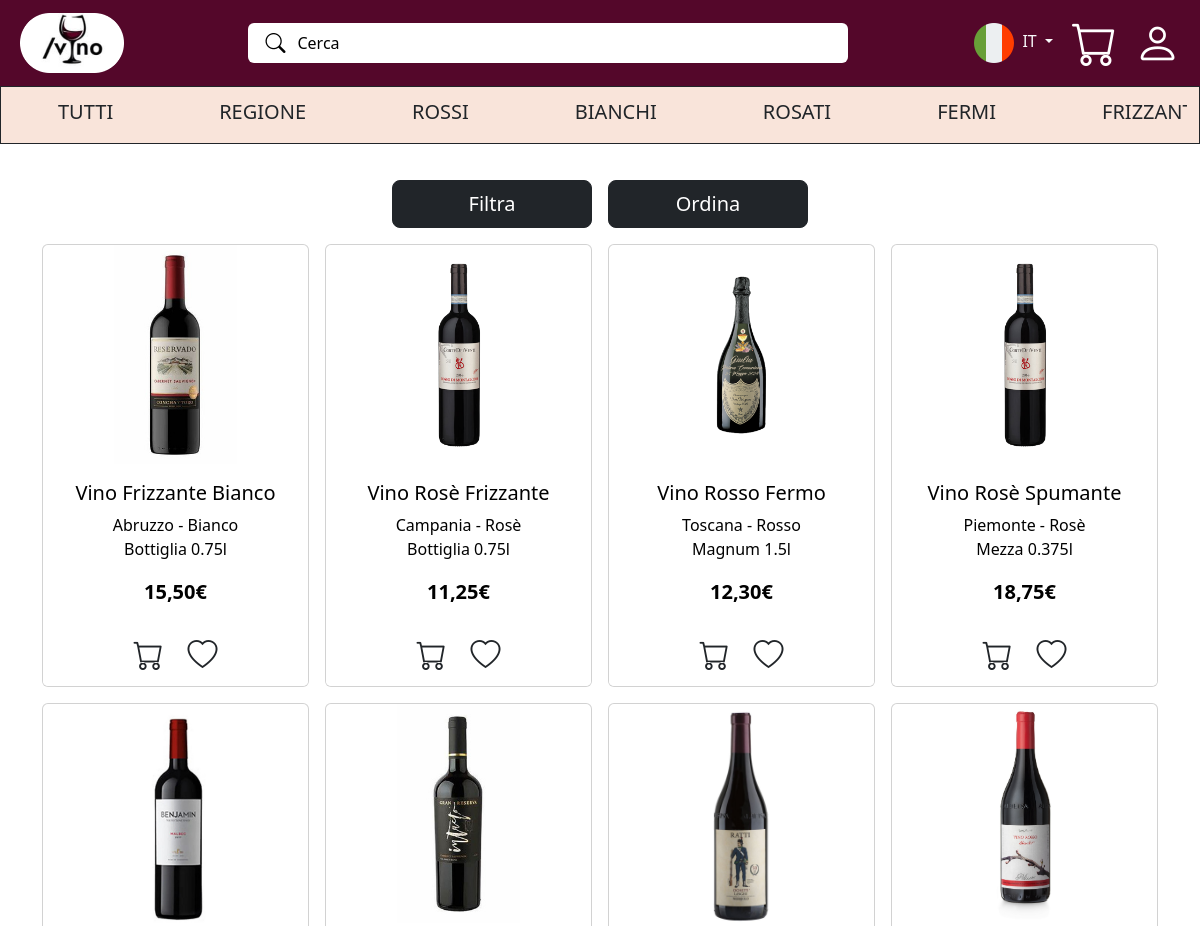
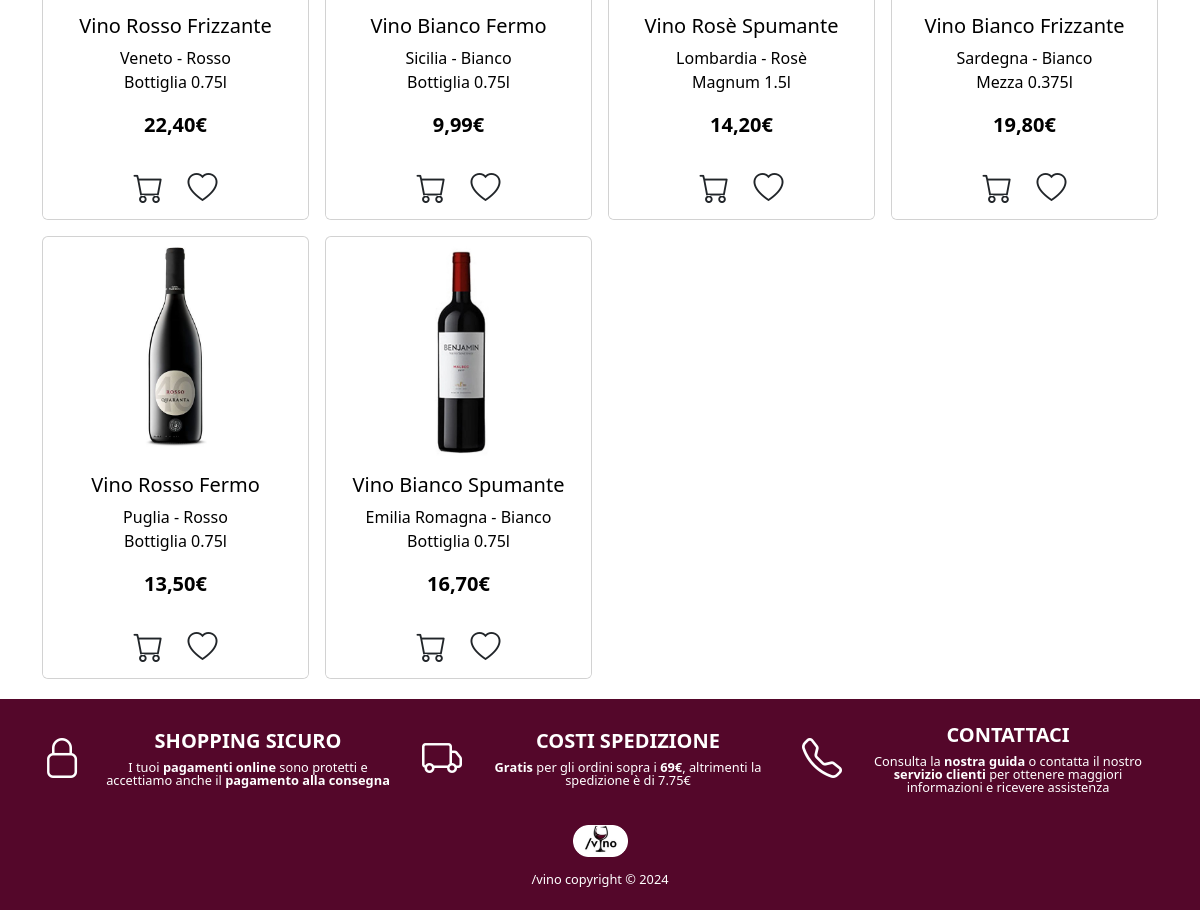
Screenshot of /listaprodotti.php with the database file from the repository (2 pictures, top to bottom).
### tables this page shows
create table PRODOTTO (
     ID_Prodotto varchar(10) not null,
     Prezzo float(10) not null,
     Quantita_Magazzino numeric(10) not null,
     Foto text not null,
     Nascosto char,
     primary key (ID_Prodotto));

### listaprodotti.php (called while the page is built, shortened)
<?php
require_once("bootstrapt.php");
$pmin  = isset($_GET['pmin'])  ? (float) $_GET['pmin']  : 0;
$pmax  = isset($_GET['pmax'])  ? (float) $_GET['pmax']  : 10000;
$prov  = isset($_GET['prov'])  ? $_GET['prov']         : '%';
$friz  = isset($_GET['friz'])  ? $_GET['friz']         : '%';
$tona  = isset($_GET['tona'])  ? $_GET['tona']         : '%';
$dime  = isset($_GET['dime'])  ? $_GET['dime']         : '%';
$sort  = isset($_GET['sort'])  ? $_GET['sort']         : '';
$lingua = ($linguaAttuale === "en") ? 2 : 1;
switch ($sort) {
  default:
    $ordine = "";
    break;
}
if(isset($_GET['prefs'])){
    if(isset($_SESSION["email"])){
        $wines = $db->getViniPreferiti($lingua, $_SESSION["email"]);
        $nPrefs = $db->getNumberPrefs($_SESSION["email"]);
        numberOfPrefs($nPrefs[0]["numero_occorrenze"]);
    }
}else{
    $wines = $db->getAllVini($lingua, $pmin, $pmax, $prov, $friz, $tona, $dime, $ordine );
}
$templateParams["titolo"] = "Lista prodotti";
$templateParams["nome"] = "listaprodotti-template.php";
$templateParams["mainClasses"] = "container";
require("template/base.php");
?>

### bootstrapt.php (called while the page is built, shortened)
<?php
require_once("db/database.php");
$db = new VinoDatabase();
if (isset($_GET['lang'])) {
    $linguaAttuale = $_GET['lang'];
    setcookie("lingua", $linguaAttuale, time() + (30 * 24 * 60 * 60), "/");
} elseif (isset($_COOKIE['lingua'])) {
    $linguaAttuale = $_COOKIE['lingua'];
} else {
    $linguaAttuale = "it";
}
?>

### db/database.php (called while the page is built, shortened)
<?php
class VinoDatabase {
    private $pdo;
    public function __construct() {
        try {
            $this->pdo = new PDO("mysql:host=localhost;dbname=vino", "root", "");
            $this->pdo->setAttribute(PDO::ATTR_ERRMODE, PDO::ERRMODE_EXCEPTION);
        } catch (PDOException $e) {
            die("Connection failed: " . $e->getMessage());
        }
    }
    private function executeQuery($query, $params = []) {
        $stmt = $this->pdo->prepare($query);
        $stmt->execute($params);
        return $stmt->fetchAll(PDO::FETCH_ASSOC);
    }
    public function getAllVini(
        $lingua = 1,
        $pmin = 0,
        $pmax = 100000,
        $prov = '%',
        $friz = '%',
        $tona = '%',
        $dime = '%',
        $order = ''
    ) {
        $subQuery = "
            SELECT
                PRODOTTO.ID_Prodotto,
                Prezzo,
                GROUP_CONCAT(
                    CASE WHEN CATEGORIA.Titolo = 'Frizzantezza' THEN ATTRIBUTO.Titolo END
                ) AS Frizzantezza,
                GROUP_CONCAT(
                    CASE WHEN CATEGORIA.Titolo = 'Tonalità' THEN ATTRIBUTO.Titolo END
                ) AS Tonalita,
                GROUP_CONCAT(
                    CASE WHEN CATEGORIA.Titolo = 'Provenienza' THEN ATTRIBUTO.Titolo END
                ) AS Provenienza,
                GROUP_CONCAT(
                    CASE WHEN CATEGORIA.Titolo = 'Dimensione Bottiglia' THEN ATTRIBUTO.Titolo END
                ) AS Capacita_Bottiglia,
                TESTO_PRODOTTO.Titolo AS Titolo_Prodotto,
                TESTO_PRODOTTO.Descrizione,
                Foto,
                Quantita_Magazzino,
                Nascosto
            FROM
                PRODOTTO
            JOIN TESTO_PRODOTTO
                ON PRODOTTO.ID_Prodotto = TESTO_PRODOTTO.ID_Prodotto
            LEFT JOIN ATTRIBUTA
                ON PRODOTTO.ID_Prodotto = ATTRIBUTA.ID_Prodotto
            LEFT JOIN ATTRIBUTO
                ON ATTRIBUTA.ID_Attributo = ATTRIBUTO.ID_Attributo
            LEFT JOIN CATEGORIA
                ON ATTRIBUTO.ID_Categoria = CATEGORIA.ID_Categoria
            WHERE
                TESTO_PRODOTTO.Lingua = :lingua
            GROUP BY
                PRODOTTO.ID_Prodotto, Prezzo, TESTO_PRODOTTO.Titolo, TESTO_PRODOTTO.Descrizione
            HAVING
                (Frizzantezza        LIKE :friz)
                AND (Tonalita        LIKE :tona)
                AND (Provenienza     LIKE :prov)
                AND (Capacita_Bottiglia LIKE :dime)
                AND Prezzo BETWEEN :pmin AND :pmax
                AND (PRODOTTO.Nascosto IS NULL)
        ";
        $finalQuery = "
            SELECT T.*
            FROM (
                $subQuery
            ) AS T
        ";
        $params = [
            ':lingua' => $lingua,
            ':friz'   => $friz,
            ':tona'   => $tona,
            ':prov'   => $prov,
            ':dime'   => $dime,
            ':pmin'   => $pmin,
            ':pmax'   => $pmax
        ];
        return $this->executeQuery($finalQuery, $params);
    }
    public function checkVinoPreferito($email, $id){
        $query = "
           SELECT COUNT(*) AS is_favorite
           FROM preferisce
            WHERE email = :email AND id_prodotto = :id;
        ";
        $params = [
            ':email' => $email,
            ':id' => $id
        ];
        return $this->executeQuery($query, $params);
    }
}
?>

### template/listaprodotti-template.php (the view, shortened to what this page needs)
<div class="d-flex justify-content-center gap-3">
  <button class="btn btn-dark text-white mb-3 btn-lg w-100" data-bs-toggle="modal" data-bs-target="#filterModal">
    <?php echo $linguaAttuale == "en" ? "Filter" : "Filtra" ?>
  </button>
  <button class="btn btn-dark text-white mb-3 btn-lg w-100" data-bs-toggle="modal" data-bs-target="#sortModal">
    <?php echo $linguaAttuale == "en" ? "Order" : "Ordina" ?>
  </button>
</div>
<div class="row row-cols-2 row-cols-md-4 g-3">
  <?php if (!empty($wines)): ?>
  <?php foreach ($wines as $vino): ?>
  <div class="col">
    <a href="prodotto.php?id=<?php echo htmlspecialchars($vino['ID_Prodotto']); ?>">
      <div class="card h-100 text-center">
        <img src="<?php echo "resources/img/".htmlspecialchars($vino['Foto'] ?? 'vino_generic.jpg'); ?>" class="card-img-top" alt="<?php echo htmlspecialchars($vino['Titolo_Prodotto']); ?>" />
        <div class="card-body">
          <h5 class="card-title">
            <?php echo htmlspecialchars($vino['Titolo_Prodotto']); ?>
          </h5>
        <p class="fs-6 mb-0">
          <?php echo htmlspecialchars($vino['Provenienza'])." - ".htmlspecialchars($vino['Tonalita']);?>
        </p>
        <p class="fs-6">
          <?php echo htmlspecialchars($vino['Capacita_Bottiglia']); ?>
        </p>
        <p class="card-text fw-bold">
          <?php
              echo number_format($vino['Prezzo'], 2, ',', '.')."€";
            ?>
        </p>
      </div>
      <div class="card-footer bg-white border-0">
        <button class="btn-custom me-2">
          <span class="bi bi-cart text-dark" role="img" aria-label="icona carrello"></span>
        </button>
    </a>
      <button class="btn-custom">
        <?php $isPref = $db->checkVinoPreferito(isset($_SESSION['email']) ? $_SESSION['email'] : "", $vino['ID_Prodotto']); ?>
        <?php if ($isPref[0]["is_favorite"] != 0): ?>
          <span class="bi bi-heart-fill text-dark" role="img" aria-label="icona cuore pieno"
          onclick="removeFavorite('<?php echo $vino['ID_Prodotto']; ?>', this)"></span>
        <?php else: ?>
          <?php if(isset($_SESSION['email'])): ?>
          <span class="bi bi-heart text-dark" role="img" aria-label="icona cuore"
          onclick="addFavorite('<?php echo $vino['ID_Prodotto']; ?>', this)"></span>
          <?php else: ?>
            <span class="bi bi-heart text-dark" role="img" aria-label="icona cuore"
            onclick="window.location.href='login.php';"></span>
          <?php endif; ?>
        <?php endif; ?>
      </button>
      </div>
    </div>
  <?php endforeach; ?>
  <?php endif; ?>

### template/base.php (shortened to what this page needs)
<!DOCTYPE html>
<html lang="<?php $linguaAttuale ?>">
  <head>
    <link rel="stylesheet" href="css/style.css" />
    <link rel="stylesheet" href="https://cdn.jsdelivr.net/npm/bootstrap-icons/font/bootstrap-icons.css" />
    <link href="https://cdn.jsdelivr.net/npm/bootstrap@5.3.3/dist/css/bootstrap.min.css" rel="stylesheet" />
  </head>
  <body class="d-flex flex-column min-vh-100">
    <header class="fixed-top">
      <nav class="navbar p-2">
        <div class="container-fluid">
          <div class="d-none d-md-flex align-items-center justify-content-between w-100 mt-3 mt-md-0">
            <a href="index.php" class="navbar-brand">
              <img src="resources/img/logoWeb.png" alt="Logo" />
            </a>
            <div class="search-bar d-flex align-items-center rounded">
                <span class="bi bi-search" role="img" aria-label="icona lente d'ingrandimento"></span>
                <form action="listaprodotti.php" method="get" class="w-100">
                  <input type="text" class="form-control border-0 bg-transparent text-dark w-100" placeholder="<?php echo $linguaAttuale == "en" ? "Search" : "Cerca" ?>" name="q" id="search-bar-desktop" />
                </form>
            </div>
            <div class="icons-group d-flex align-items-center">
              <div class="dropdown pe-1">
                <a class="btn text-light dropdown-toggle" href="#" role="button" id="dropdownMenuLink" data-bs-toggle="dropdown" aria-expanded="false">
                  <img src="resources/icons/<?php echo $linguaAttuale == "en" ? "english.png" : "italy.png" ?>" alt="<?php echo $linguaAttuale == "en" ? "Bandiera Inghilterra" : "Bandiera Italia" ?>" />
                  <?php echo $linguaAttuale == "en" ? "EN" : "IT" ?>
                </a>
              </div>
              <a href="carrello.php" class="text-decoration-none me-3" aria-label="icona carrello">
                <span class="bi bi-cart" role="img" aria-hidden="true"></span>
              </a>
              <a href="login.php" class="text-decoration-none" aria-label="icona utente">
                <span class="bi bi-person" role="img" aria-hidden="true"></span>
              </a>
            </div>
          </div>
        </div>
      </nav>
      <div class="container-fluid d-none d-md-flex justify-content-center border border-dark">
        <ul class="nav-links d-flex gap-3 list-unstyled">
          <li><a href="listaprodotti.php" class="text-dark"><?php echo $linguaAttuale == "en" ? "ALL" : "TUTTI" ?></a></li>
          <li><a href="#" class="text-dark" data-bs-toggle="modal" data-bs-target="#map-modal"><?php echo $linguaAttuale == "en" ? "REGION" : "REGIONE" ?></a></li>
          <li><a href="listaprodotti.php?tona=rosso" class="text-dark"><?php echo $linguaAttuale == "en" ? "RED" : "ROSSI" ?></a></li>
          <li><a href="listaprodotti.php?tona=bianco" class="text-dark"><?php echo $linguaAttuale == "en" ? "WHITE" : "BIANCHI" ?></a></li>
          <li><a href="listaprodotti.php?tona=rosè" class="text-dark"><?php echo $linguaAttuale == "en" ? "ROSÈ" : "ROSATI" ?></a></li>
          <li><a href="listaprodotti.php?friz=fermo" class="text-dark"><?php echo $linguaAttuale == "en" ? "STILL" : "FERMI" ?></a></li>
          <li><a href="listaprodotti.php?friz=frizzante" class="text-dark"><?php echo $linguaAttuale == "en" ? "SPARKLING" : "FRIZZANTI" ?></a></li>
        </ul>
      </div>
    </header>
    <main class="<?php echo $templateParams['mainClasses']; ?>">
      <?php require($templateParams["nome"]); ?>
    </main>
    <footer class="text-white py-4 custom-footer mt-auto">
      <div class="container">
        <div class="row text-center">
          <div class="col-md-4 mb-3 d-flex align-items-center justify-content-center">
            <i class="bi bi-lock fs-1 me-3"></i>
            <div>
              <h5
                ><strong><?php echo $linguaAttuale == "en" ? "SAFE SHOPPING" : "SHOPPING SICURO" ?></strong></h5
              >
              <p><?php echo $linguaAttuale == "en" ? "Your <strong>online payments</strong> are secure, and we also accept <strong>cash on delivery</strong>." : "I tuoi <strong>pagamenti online</strong> sono protetti e accettiamo anche il <strong>pagamento alla consegna</strong>" ?></p>
            </div>
          </div>
          <div class="col-md-4 mb-3 d-flex align-items-center justify-content-center">
            <i class="bi bi-truck fs-1 me-3"></i>
            <div>
              <h5><strong><?php echo $linguaAttuale == "en" ? "SHIPPING COST" : "COSTI SPEDIZIONE" ?></strong></h5>
              <p><?php echo $linguaAttuale == "en" ? "<strong>Free</strong> for orders over <strong>€69</strong>, otherwise shipping costs €7.75." : "<strong>Gratis</strong> per gli ordini sopra i <strong>69€</strong>, altrimenti la spedizione è di 7.75€" ?></p>
            </div>
          </div>
          <div class="col-md-4 mb-3 d-flex align-items-center justify-content-center">
            <i class="bi bi-telephone fs-1 me-3"></i>
            <div>
              <h5><strong><?php echo $linguaAttuale == "en" ? "CONTACT US" : "CONTATTACI" ?></strong></h5>
              <p><?php echo $linguaAttuale == "en" ? "Check <strong>our guide</strong> or contact our <strong>customer service</strong> for more information and assistance" : "Consulta la <strong>nostra guida</strong> o contatta il nostro <strong>servizio clienti</strong> per ottenere maggiori informazioni e ricevere assistenza" ?></p>
            </div>
          </div>
        </div>
        <div class="row text-center mt-3">
          <div class="col">
            <img src="resources/img/logoWeb.png" alt="Logo" class="img-fluid logo-footer" />
            <p class="mt-2">/vino copyright © 2024</p>
          </div>
        </div>
      </div>
    </footer>
  </body>
</html>

### css/style.css (style rules this page uses)
body { margin: 0; padding: 0; width: 100%; height: 100%; }
a { text-decoration: none !important; color: #000 !important; }
span.bi { font-size: 30px; color: #000; }
.search-bar { background-color: #54072a; height: 40px; padding: 0 15px; display: flex; align-items: center; width: 100%; border-radius: 5px; }
.search-bar input::placeholder { color: rgba(255, 255, 255, 0.8); }
.container-fluid .search-bar > .bi-search { color: #fff; font-size: 20px; }
.card-img-top { height: 220px; object-fit: contain; }
.btn-custom { border: none; background-color: transparent; color: inherit; transition: all 0.3s ease; }
.btn-custom span.bi { transition: color 0.3s ease; }
.d-flex > button:nth-of-type(1), .d-flex > button:nth-of-type(2) { max-width: 200px; }
footer { background-color: #54072a; color: white; padding: 20px 15px; font-size: 0.5rem; line-height: 1; }
footer .row { display: flex; justify-content: space-around; flex-wrap: wrap; }
footer p { font-size: 0.8rem; margin: 0; }
.logo-footer { width: 55px; margin-bottom: 8px; }
.search-bar input { border: none; background: transparent; flex-grow: 1; outline: none; }
nav.navbar .container-fluid .navbar-brand > img { height: 60px; }
.navbar { background-color: #fff; }
main { margin-top: 135px; margin-bottom: 20px; }
@media (min-width: 993px) { .navbar { background-color: #54072a; } }
@media (min-width: 993px) { .navbar .container-fluid { display: flex; align-items: center; justify-content: space-between; } }
@media (min-width: 993px) { .container-fluid .search-bar > .bi-search { color: #000; font-size: 20px; } }
@media (min-width: 993px) { nav span.bi { color: #fff; font-size: 45px; padding-left: 2px; } }
@media (min-width: 993px) { .nav-links { display: flex; justify-content: space-between; margin-top: 10px; gap: 50px; flex-wrap: nowrap; overflow: hidden; white-space: nowrap; } }
@media (min-width: 993px) { .nav-links a { padding: 0 35px 0 35px; margin: 0 35px 0 35px; } }
@media (min-width: 993px) { .search-bar { flex-grow: 1; max-width: 600px; margin: 0; background-color: #fff; } }
@media (min-width: 993px) { .search-bar input::placeholder { color: #000; } }
@media (min-width: 993px) { .container-fluid.d-none.d-md-flex { background-color: #f9e4da; } }
@media (min-width: 993px) { main { margin-top: 180px; margin-bottom: 20px; } }
@media (min-width: 993px) { p, ul > li { font-size: 1.25rem; } }
@media (min-width: 994px) and (max-width: 1300px) { .nav-links { gap: 15px; } }
@media (min-width: 994px) and (max-width: 1300px) { .nav-links a { padding: 0 10px; } }

### rows the page displays
prodotto: Foto (picture), Titolo_Prodotto "Vino Frizzante Bianco", Provenienza "Abruzzo", Tonalita "Bianco", Capacita_Bottiglia "Bottiglia 0.75l", Prezzo "15,50"
prodotto: Foto (picture), Titolo_Prodotto "Vino Rosè Frizzante", Provenienza "Campania", Tonalita "Rosè", Capacita_Bottiglia "Bottiglia 0.75l", Prezzo "11,25"
prodotto: Foto (picture), Titolo_Prodotto "Vino Rosso Fermo", Provenienza "Toscana", Tonalita "Rosso", Capacita_Bottiglia "Magnum 1.5l", Prezzo "12,30"
prodotto: Foto (picture), Titolo_Prodotto "Vino Rosè Spumante", Provenienza "Piemonte", Tonalita "Rosè", Capacita_Bottiglia "Mezza 0.375l", Prezzo "18,75"
prodotto: Foto (picture), Titolo_Prodotto "Vino Rosso Frizzante", Provenienza "Veneto", Tonalita "Rosso", Capacita_Bottiglia "Bottiglia 0.75l", Prezzo "22,40"
prodotto: Foto (picture), Titolo_Prodotto "Vino Bianco Fermo", Provenienza "Sicilia", Tonalita "Bianco", Capacita_Bottiglia "Bottiglia 0.75l", Prezzo "9,99"
prodotto: Foto (picture), Titolo_Prodotto "Vino Rosè Spumante", Provenienza "Lombardia", Tonalita "Rosè", Capacita_Bottiglia "Magnum 1.5l", Prezzo "14,20"
prodotto: Foto (picture), Titolo_Prodotto "Vino Bianco Frizzante", Provenienza "Sardegna", Tonalita "Bianco", Capacita_Bottiglia "Mezza 0.375l", Prezzo "19,80"
prodotto: Foto (picture), Titolo_Prodotto "Vino Rosso Fermo", Provenienza "Puglia", Tonalita "Rosso", Capacita_Bottiglia "Bottiglia 0.75l", Prezzo "13,50"
prodotto: Foto (picture), Titolo_Prodotto "Vino Bianco Spumante", Provenienza "Emilia Romagna", Tonalita "Bianco", Capacita_Bottiglia "Bottiglia 0.75l", Prezzo "16,70"
